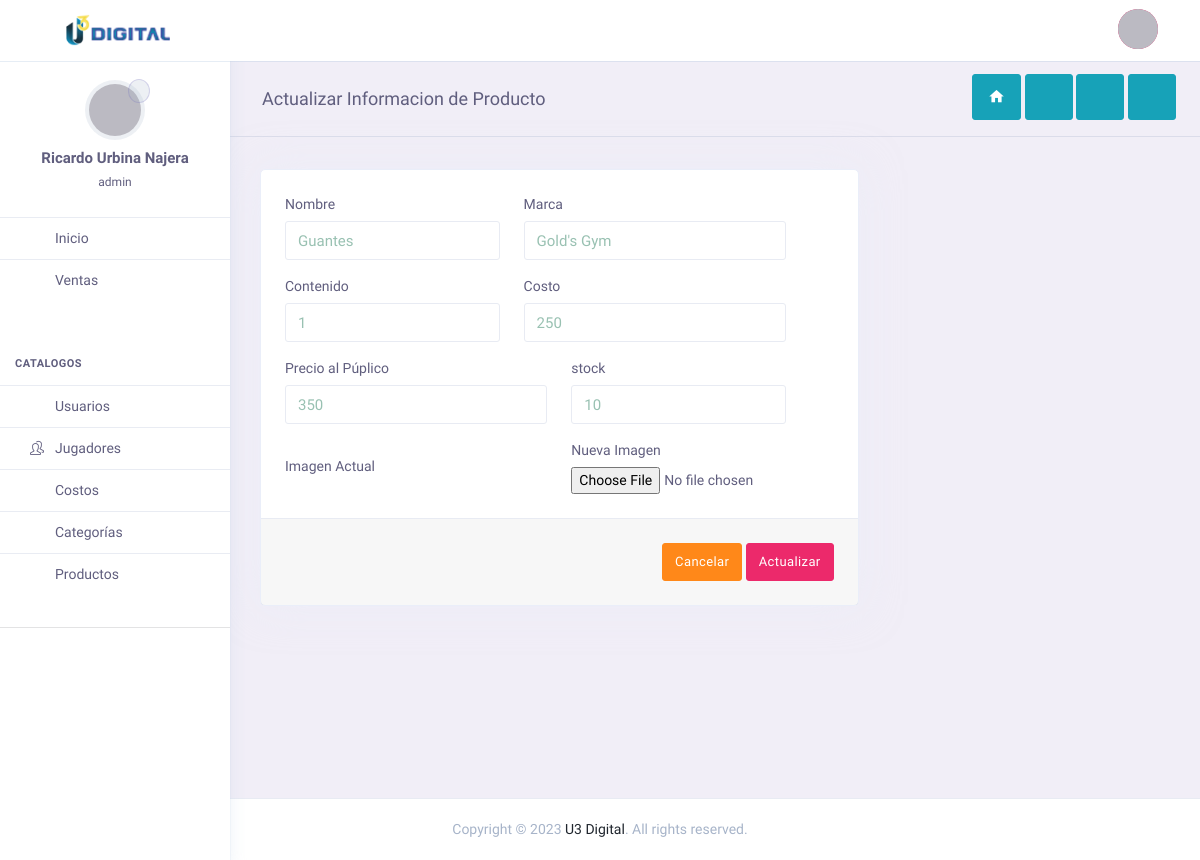
Screenshot of /admin/index.php?page=productEdit&idEditar=6 (signed in) with the database file from the repository.
### tables this page shows
CREATE TABLE `productos` (
  `idProducto` int NOT NULL,
  `nombre` varchar(50) NOT NULL,
  `marca` varchar(50) DEFAULT NULL,
  `contenido` varchar(50) DEFAULT NULL,
  `costo` double NOT NULL,
  `precioPublico` double NOT NULL DEFAULT '0',
  `stock` int NOT NULL DEFAULT '0',
  `imagen` varchar(100) DEFAULT NULL
);

### admin/controller/themeController.php (called while the page is built)
<?php
class themeController {
    public function theme(){
        include "views/theme.php";
    }
}
?>

### admin/index.php (called while the page is built, shortened)
<?php
require_once "controller/themeController.php";
require_once "models/mdlProductos.php";
$theme = new themeController();
$theme -> theme();

### admin/models/conexion.php (called while the page is built)
<?php
class Conexion{
	public static function conectar(){
		$bd = "tigres";
		$servername = "localhost";
		$username = "root";
		$password = "12345678";
		try {
		    $conn = new PDO("mysql:host=$servername;dbname=$bd", $username, $password);
		    $conn->setAttribute(PDO::ATTR_ERRMODE, PDO::ERRMODE_EXCEPTION);
		    }
		catch(PDOException $e)
		    {
		    echo '<script>alert("Connection failed: '.$e->getMessage().'");</script>';
		    }
		return $conn;
	}
}

### admin/models/mdlProductos.php (called while the page is built, shortened)
<?php
require_once "conexion.php";
class mdlProductos {
	public static function mdlBusca($usuario, $tabla){
		$stmt = Conexion::conectar()->prepare("SELECT * FROM $tabla WHERE idProducto = :id");
		$stmt->bindParam(":id", $usuario, PDO::PARAM_INT);
		$stmt -> execute();
		return $stmt -> fetch();
	}
}
?>

### admin/views/productEdit.php (the view, shortened to what this page needs)
<?php
    $producto = $_GET["idEditar"];
    $busca = mdlProductos::mdlBusca($producto, "productos");
?>
<div class="page-header">
    <h4 class="page-title">Actualizar Informacion de Producto</h4>
    <div class="card-options">
        <a class="btn btn-cyan text-gray-dark btn-lg mb-1" href="index.php?page=inicio"><i class="zmdi zmdi-home" style="color:white" title="Volver a Inicio" data-toggle="tooltip"></i></a>&nbsp
        <a class="btn btn-cyan btn-lg mb-1" href="index.php?page=socioAdd"><i class="fa fa-user-circle-o" data-toggle="tooltip" title="Agregar Nuevo Socio" data-original-title="fa fa-user-plus"></i></a>&nbsp
        <a class="btn btn-cyan btn-lg mb-1" href="index.php?page=abonos"><i class="fa fa-pencil" data-toggle="tooltip" title="Abonar" data-original-title="fa fa-user-plus"></i></a>&nbsp
        <a class="btn btn-cyan text-gray-dark btn-lg mb-1" href="index.php?page=venta"><i class="fa fa-dollar" style="color:white" title="Nueva Venta" data-toggle="tooltip"></i></a>
    </div>
</div>
<div class="row ">
    <div class="col-lg-8">
        <form class="card" method="POST">
            <div class="card-body">
                <div class="row">
                <div class="col-sm-5 col-md-5">
                    <div class="form-group">
                        <label class="form-label">Nombre</label>
                        <input type="text" class="form-control" name="nombre" placeholder="Nombre del Producto" value="<?php echo $busca['nombre']; ?>">
                    </div>
                </div>
                <div class="col-sm-6 col-md-6">
                    <div class="form-group">
                        <label class="form-label">Marca</label>
                        <input type="text" class="form-control" name="marca" placeholder="Marca" value="<?php echo $busca['marca']; ?>">
                    </div>
                </div>
                <div class="col-sm-6 col-md-5">
                    <div class="form-group">
                        <label class="form-label">Contenido</label>
                        <input type="text" class="form-control" name="contenido" placeholder="Contenido" value="<?php echo $busca['contenido']; ?>">
                    </div>
                </div>
                <div class="col-sm-6 col-md-6">
                    <div class="form-group">
                        <label class="form-label">Costo</label>
                        <input type="number" class="form-control" name="costo" placeholder="Sin signos  $ , ' " value="<?php echo $busca['costo']; ?>">
                    </div>
                </div>
                <div class="col-sm-6 col-md-6">
                    <div class="form-group">
                        <label class="form-label">Precio al Púplico</label>
                        <input type="number" class="form-control" name="precioPublico" placeholder="Sin signos  $ , ' " value="<?php echo $busca['precioPublico']; ?>">
                    </div>
                </div>
                <div class="col-md-5">
                    <div class="form-group">
                        <label class="form-label">stock</label>
                        <input class="form-control" type="number" name="stock" value="<?php echo $busca['stock']; ?>">
                    </div>
                </div>
                <div class="col-lg-6 col-sm-12"><p></p>
                    <label class="form-label">Imagen Actual</label>
                </div>
                <div class="col-lg-6 col-sm-12">
                    <label class="form-label">Nueva Imagen</label>
                    <input type="file" class="dropify" name="imagen" data-height="180" value="<?php echo $busca['imagen']; ?>" />
                </div>
                </div>
            </div>
            <div class="card-footer text-right">
                <a href="index.php?page=userList"><button name="btnCancel" class="btn btn-warning">Cancelar</button></a>
                <button type="submit" name="btnActualiza" id="login" class="btn btn-primary">Actualizar</button>
            </div>
        </form>
    </div>
</div>

### admin/assets/css/admin-custom.css (style rules this page uses)
.app-content .page-header { margin: 0 -30px; padding: .75rem 2rem; margin-bottom: 2rem; border-bottom: 1px solid rgba(167, 180, 201, 0.3); background: 0 0; min-height: 0; }
.app-content .page-header .page-title { line-height: 0; }

### rows the page displays
productos: nombre "Guantes", marca "Gold's Gym", contenido "1", costo "250", precioPublico "350", stock "10"

### other values shown
$_SESSION["nombre"] "Ricardo Urbina Najera"
$_SESSION["permisos"] "admin"
